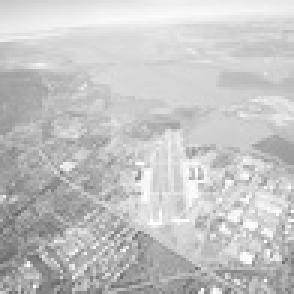
%> input picture Rechnersehen_1/Aufgabenblatt 2/Bilder/Aerial.jpg, 98 x 98 px, shrunk from 764 x 768 before the run (shown 3 times larger)
$ octave main.m   (GNU Octave 9; MATLAB toolbox functions it lacks are replaced by stand-ins)
%> lines starting %> are read from the running program, lines starting %| are printed output that depends on the picture
### Rechnersehen_1/Aufgabenblatt 2/histogram_linearization.m
function img_linearized = histogram_linearization(img)

[counts,colorvals] = imhist(img);

img_linearized = double(img);

% Iterate over each pixel and change its value accordingly
for row = 1:size(img,1)
    for col = 1:size(img,2)
       img_linearized(row,col) = h_cumulated(img(row,col),counts);
    end
end

% Rescale values

img_linearized = uint8((img_linearized/max(img_linearized(:)))*255);

end

### Rechnersehen_1/Aufgabenblatt 2/apply_faltung.m
function [img_res] = apply_faltung(img,A)

img_res = img;

% Iterate over each pixel and apply filter
for row = 1:size(img,1)
   for col = 1:size(img,2)
         % Check for boundary conditions
         if ((row+floor(size(A,1)/2) <= size(img,1)) && (row-floor(size(A,1)/2) >= 1) &&...
             (col+floor(size(A,2)/2) <= size(img,2)) && (col-floor(size(A,2)/2) >= 1))
                 img_res(row,col) = matrix_filter(img,row,col,A);

         else
             img_res(row,col) = 0;
         end
   end
end

end

### Rechnersehen_1/Aufgabenblatt 2/create_gauss_matrix.m
function [A_Gauss] = create_gauss_matrix(m,n)

sigma=m/5;
A_Gauss = zeros(m,n,'double');

for row = 1:size(A_Gauss,1)
    for col = 1:size(A_Gauss,2)
      A_Gauss(row,col) = exp(-(row^2 + col^2)/(2*sigma^2));
    end
end

% Normiere auf Summe=1
A_Gauss = A_Gauss/sum(A_Gauss(:));

end

### Rechnersehen_1/Aufgabenblatt 2/main.m
%cd ('git/git/Rechnersehen_1/Aufgabenblatt 2')

%% Aufgabe 1

img = imread('Bilder/Aerial.jpg');
%> img is the input picture: size 98x98 uint8; min 102, max 255, mean 197.2
%%figure('Name','histogram of image');
%%imhist(img);

counts = ones(255,1,'double');

for i = 1:256
    counts(i)= sum(img(:) == i-1);
end
%> after the loop, counts = 256 values, max 218 at index 214, min 0 at index 1, mean 37.52
figure('Name','histogram of image self implemented');
bar(counts)
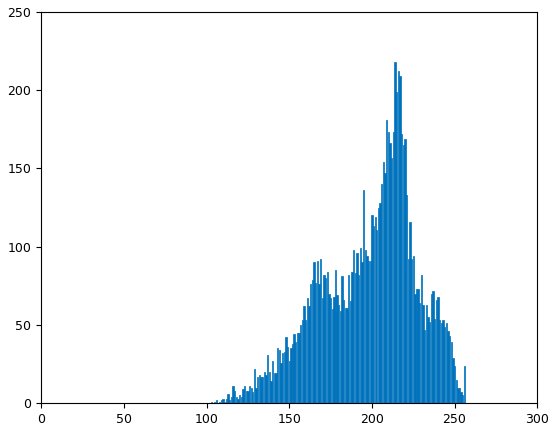
%> figure redrawn from the program's plot data; tallest bar 218 high, from x = 213.6 to 214.4


%% Aufgabe 2

imshow(img);
img_linearized = histogram_linearization(img);
%> in histogram_linearization, `[counts,colorvals] = imhist(img);`: colorvals = 256 values from 0 to 255
%> after the loop in histogram_linearization, `for row = 1:size(img,1)`:
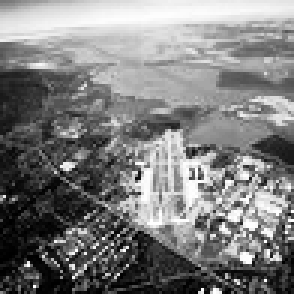
%> img_linearized: size 98x98 double (shown 3 times larger); min 0, max 9580, mean 4750.2; drawn with min black and max white
figure('Name','histogram of linearized image');
imhist(img_linearized);
%> figure, not shown here; highest point at x = 166, y = 218
%imshow(img_linearized);

%%
img = imread('Bilder/Mars.jpg');
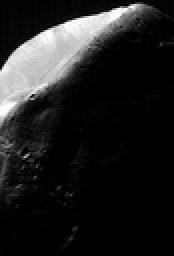
%> input picture Rechnersehen_1/Aufgabenblatt 2/Bilder/Mars.jpg, 87 x 128 px, shrunk from 683 x 1000 before the run (shown 2 times larger)
%> img is the input picture: size 128x87 uint8; min 0, max 255, mean 32.3
figure('Name','histogram of image');
imhist(img);
%> figure, not shown here; highest point at x = 0, y = 5307
img_linearized = histogram_linearization(img);
%> in histogram_linearization (call 2), `[counts,colorvals] = imhist(img);`: counts = 256 values, max 5307 at index 1, min 0 at index 134, mean 43.5
%> after the loop in histogram_linearization (call 2), `for row = 1:size(img,1)`:
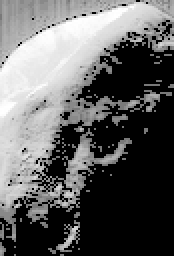
%> img_linearized: size 128x87 double (shown 2 times larger); min 0, max 11107, mean 4249.5; drawn with min black and max white
figure('Name','histogram of linearized image');
imhist(img_linearized);
%> figure, not shown here; highest point at x = 0, y = 5307
figure('Name','original image');
imshow(img);
figure('Name','linearized image');
imshow(img_linearized);

%%
img = imread('Bilder/SEM.jpg');
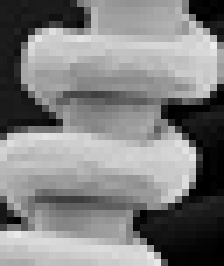
%> input picture Rechnersehen_1/Aufgabenblatt 2/Bilder/SEM.jpg, 32 x 38 px, shrunk from 252 x 298 before the run (shown 7 times larger)
%> img is the input picture: size 38x32 uint8; min 0, max 238, mean 128.4
figure('Name','histogram of image');
imhist(img);
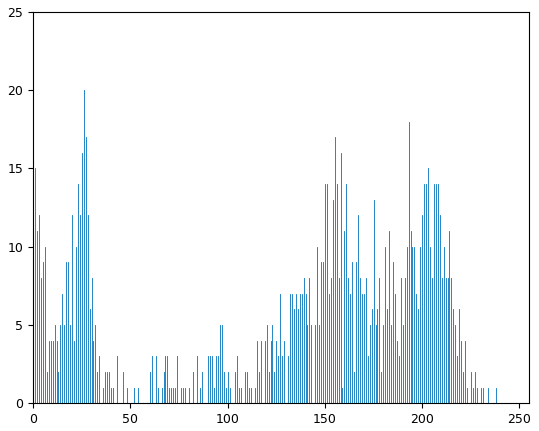
%> figure redrawn from the program's plot data; highest point at x = 0, y = 21
img_linearized = histogram_linearization(img);
figure('Name','histogram of linearized image');
imhist(img_linearized);
%> figure, not shown here; highest point at x = 0, y = 21
figure('Name','original image');
imshow(img);
figure('Name','linearized image');
imshow(img_linearized);
%% Aufgabe 3

A = (1/9) *ones(3,3,'double');
img_filtered = apply_faltung(img,A);


figure('Name','original image');
imshow(img);
figure('Name','filtered image');
imshow(img_filtered);

%% Aufgabe 4
A_Gauss_3 = create_gauss_matrix(3,3);
img_filtered_3 = apply_faltung(img,A_Gauss_3);

figure('Name','original image');
imshow(img);
figure('Name','Gauss filtered image m=3');
imshow(img_filtered_3);

A_Gauss_5 = create_gauss_matrix(5,5);
img_filtered_5 = apply_faltung(img,A_Gauss_5);
figure('Name','Gauss filtered image m=5');
imshow(img_filtered_5);

A_Gauss_7 = create_gauss_matrix(7,7);
img_filtered_7 = apply_faltung(img,A_Gauss_7);
figure('Name','Gauss filtered image m=7');
imshow(img_filtered_7);

%% Aufgabe 5

D_Gauss_1 = create_gauss_matrix(13,1);
D_Gauss_2 = create_gauss_matrix(1,13);

img_filtered = apply_faltung(img,D_Gauss_1);
img_filtered = apply_faltung(img_filtered,D_Gauss_2);
figure('Name','original image');
imshow(img);
figure('Name','Gauss filtered image separiert');
imshow(img_filtered);

%% Aufgabe 6

tic
img_toolbox = histeq(img);
disp('toolbox equalization')
toc
tic
img_linearized = histogram_linearization(img);
disp('self implemented equalization')
toc
figure('Name','Original Histogramm');
imhist(img);
figure('Name','linearisiertes Histogramm self implemented');
imhist(img_linearized);
figure('Name','linearisiertes Histogramm Image Processing Toolbox');
imhist(img_toolbox);
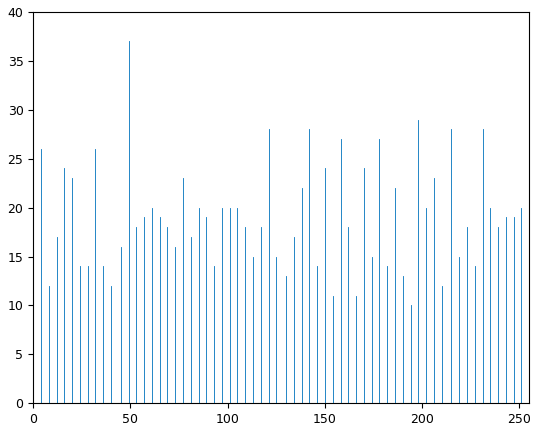
%> figure redrawn from the program's plot data; highest point at x = 49, y = 37
